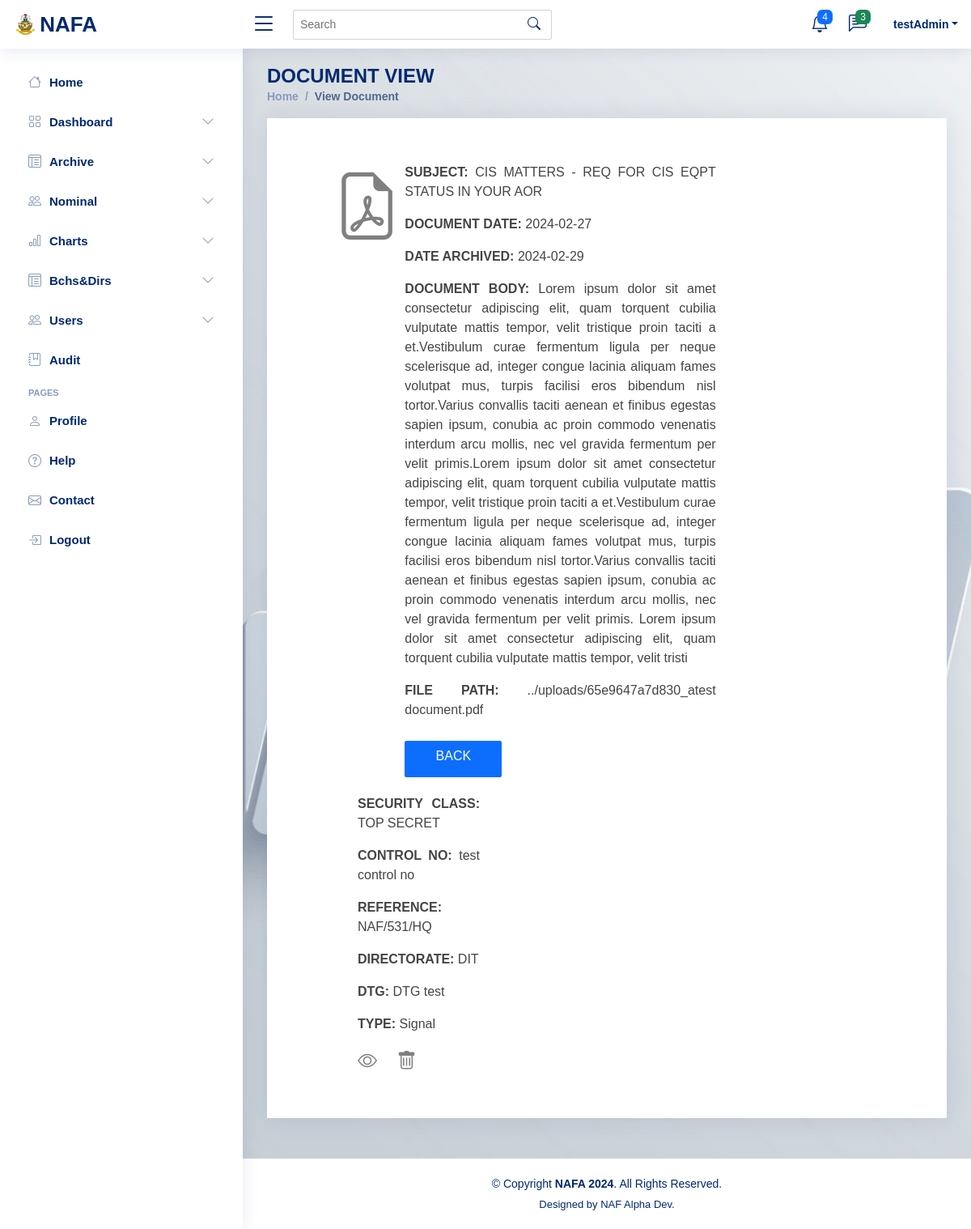
The page /ADMIN/adminViewDocument.php?documentId=65e9647a7a3d2 (signed in) on the database its author committed.
### tables this page shows
CREATE TABLE `documents` (
  `DOCUMENT_ID` varchar(100) NOT NULL,
  `DOCUMENT_TYPE` varchar(100) NOT NULL,
  `SUBJECT` varchar(500) NOT NULL,
  `PRE_REF` varchar(20) NOT NULL,
  `REF_NO` varchar(20) NOT NULL,
  `POST_REF` varchar(20) NOT NULL,
  `REF` varchar(50) NOT NULL,
  `BODY` varchar(10000) NOT NULL,
  `DIRECTORATE_ID` varchar(20) NOT NULL,
  `SY_CLASS` varchar(20) NOT NULL,
  `DOCUMENT_DATE` date NOT NULL,
  `DATE_ARCHIVED` date NOT NULL,
  `TIME` time(6) NOT NULL,
  `DTG` varchar(50) NOT NULL,
  `CONTROL_NO` varchar(20) NOT NULL,
  `FILE_PATH` varchar(100) NOT NULL
);

### ADMIN/adminViewDocument.php (the view, shortened to what this page needs)
<?php
include('../Connection.php');
include 'adminHeader.php';
include 'adminSideNavBar.php';
    if(isset($_GET['documentId'])){
     $documentId = $_GET['documentId'];
     $documentSQL = "SELECT * FROM documents WHERE DOCUMENT_ID = '$documentId'";
     $documentResult = mysqli_query($conn, $documentSQL);
    while($row = mysqli_fetch_assoc($documentResult))
    {
?>
<main id="main" class="main"
 style="
    background-image: url('../IMAGES/img1.jpg');
    background-size: cover;
    background-position: center;
    min-height: 100vh;
    zIndex:-1;
    "
>
    <div class="pagetitle">
      <h1>DOCUMENT VIEW</h1>
      <nav>
        <ol class="breadcrumb">
          <li class="breadcrumb-item"><a href="adminHome">Home</a></li>
          <li class="breadcrumb-item active">View Document</li>
        </ol>
      </nav>
    </div>
    <section class="section">
      <div class="row">
        <div class="col-lg-12">
          <div class="card" style="padding-left:50px; padding-right:50px; padding-top:50px; border-radius:1px;">
            <div class="card-body">
              <table class="table table-striped" style="text-transform:uppercase;">
                <tbody>
                 <div class="container">
                  <div class="row">
                    <div class="col-sm-1">
                     <i class="bi-file-earmark-pdf" style="font-size:520%; color:grey;"></i>
                    </div>
                    <div class="col-sm-7" style="margin-left:30px;">
                      <p style="text-align:justify; margin-top:5px;"><span style="font-weight:bold">SUBJECT: </span> <?php echo $row['SUBJECT']?></p>
                      <p style="text-align:justify; margin-top:5px;">
                      <span style="font-weight:bold">DOCUMENT DATE: </span> <?php echo $row['DOCUMENT_DATE']." "?>
                    </p>
                     <p style="text-align:justify; margin-top:5px;">
                      <span style="font-weight:bold">DATE ARCHIVED: </span> <?php echo $row['DATE_ARCHIVED']?>
                    </p>
                     <p style="text-align:justify; margin-top:5px;">
                      <span style="font-weight:bold">DOCUMENT BODY: </span> <?php echo $row['BODY']." "?>
                    </p>
                     <p style="text-align:justify; margin-top:5px;">
                      <span style="font-weight:bold">FILE PATH: </span> <?php echo $row['FILE_PATH']." "?>
                    </p>
                    <p style="text-align:justify; margin-top:5px;">
                       <a href="adminRetrieve" type="button" name="back" class="btn btn-primary" style="border-radius:2px; width:120px; height:45px; margin-top:10px;">BACK</a>
                    </p>
                    </div>
                    <div class="col-sm-3" style="margin-left:30px;">
                    <p style="text-align:justify; margin-top:5px;"><span style="font-weight:bold">SECURITY CLASS: </span> <?php echo $row['SY_CLASS']?></p>
                    <p style="text-align:justify; margin-top:5px;"><span style="font-weight:bold">CONTROL NO: </span> <?php echo $row['CONTROL_NO']?></p>
                    <p style="text-align:justify; margin-top:5px;"><span style="font-weight:bold">REFERENCE: </span> <?php echo $row['REF']?></p>
                    <p style="text-align:justify; margin-top:5px;"><span style="font-weight:bold">DIRECTORATE: </span> <?php echo $row['DIRECTORATE_ID']?></p>
                    <p style="text-align:justify; margin-top:5px;"><span style="font-weight:bold">DTG: </span> <?php echo $row['DTG']?></p>
                    <p style="text-align:justify; margin-top:5px;"><span style="font-weight:bold">TYPE: </span> <?php echo $row['DOCUMENT_TYPE']?></p>
                    <p style="text-align:justify; margin-top:5px;">
                    <i class="bi bi-eye" style="font-size:150%; color:grey; margin-right:20px;"></i>
                    <i class="bi bi-trash" style="font-size:150%; color:grey;"></i>
                    </p>
                  </div>
                  </div>
                </div>
    </tbody>
    </table>
            </div>
          </div>
        </div>
      </div>
    </section>
  </main>
<?php include 'adminFooter.php'; ?>
<?php
}}?>

### ADMIN/adminFooter.php (shortened to what this page needs)
<?php
if(isset($_SESSION['svcNo']) && isset($_SESSION['password']) && $_SESSION['account']=='ADMIN') {
?>
  <footer id="footer" class="footer" style="background-color:white; color:black; border:1px solid white;">
    <div class="copyright">
      &copy; Copyright <strong><span>NAFA 2024</span></strong>. All Rights Reserved.
    </div>
    <div class="credits">
      Designed by NAF Alpha Dev.
    </div>
  </footer>
</body>
</html>
   <?php
}else{
    header("Location: ../login");
    exit();
}
  ?>

### assets/css/style.css (style rules this page uses)
:root { scroll-behavior: smooth; }
body { font-family: "Open Sans", sans-serif; background: #f6f9ff; color: #444444; }
h1, h2, h3, h4, h5, h6 { font-family: "Nunito", sans-serif; }
#main { margin-top: 60px; padding: 20px 30px; transition: all 0.3s; }
.pagetitle { margin-bottom: 10px; }
.pagetitle h1 { font-size: 24px; margin-bottom: 0; font-weight: 600; color: #012970; }
.card { margin-bottom: 30px; border: none; border-radius: 5px; box-shadow: 0px 0 30px rgba(1, 41, 112, 0.1); }
.card-body { padding: 0 20px 20px 20px; }
.breadcrumb { font-size: 14px; font-family: "Nunito", sans-serif; color: #899bbd; font-weight: 600; }
.breadcrumb a { color: #899bbd; transition: 0.3s; }
.breadcrumb .breadcrumb-item::before { color: #899bbd; }
.breadcrumb .active { color: #51678f; font-weight: 600; }
@media (min-width: 1200px) { #main, #footer { margin-left: 300px; } }
.footer { padding: 20px 0; font-size: 14px; transition: all 0.3s; border-top: 1px solid #cddfff; }
.footer .copyright { text-align: center; color: #012970; }
.footer .credits { padding-top: 5px; text-align: center; font-size: 13px; color: #012970; }

### rows shown on the page
documents: SUBJECT "CIS MATTERS - REQ FOR CIS EQPT STATUS IN YOUR AOR", DOCUMENT_DATE "2024-02-27", DATE_ARCHIVED "2024-02-29", BODY "Lorem ipsum dolor sit amet consectetur adipiscing elit, quam torquent cubilia vulputate mattis tempor, velit tristique proin taciti a et.Vestibulum curae fermentum ligula per neque scelerisque ad, integer congue lacinia aliquam fames volutpat mus, turpis facilisi eros bibendum nisl tortor.Varius convallis taciti aenean et finibus egestas sapien ipsum, conubia ac proin commodo venenatis interdum arcu mollis, nec vel gravida fermentum per velit primis.Lorem ipsum dolor sit amet consectetur adipiscing elit, quam torquent cubilia vulputate mattis tempor, velit tristique proin taciti a et.Vestibulum curae fermentum ligula per neque scelerisque ad, integer congue lacinia aliquam fames volutpat…", FILE_PATH "../uploads/65e9647a7d830_atest document.pdf", SY_CLASS "TOP SECRET", CONTROL_NO "test control no", REF "NAF/531/HQ", DIRECTORATE_ID "DIT", DTG "DTG test", DOCUMENT_TYPE "Signal"

### other values the page prints
$_SESSION['svcNo'] "testAdmin"
